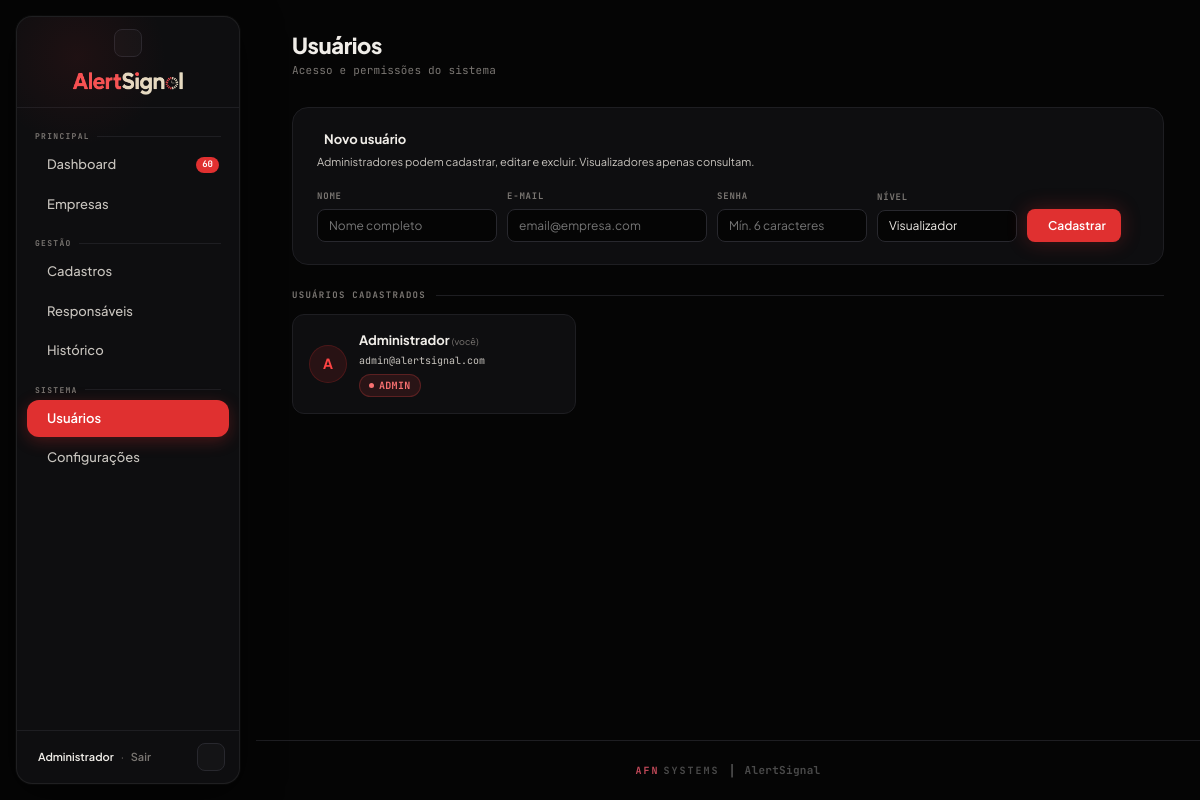
Page /usuarios (signed in) on the committed database.
### tables this page shows
CREATE TABLE usuarios (
            id        INTEGER PRIMARY KEY AUTOINCREMENT,
            nome      TEXT NOT NULL,
            email     TEXT UNIQUE NOT NULL,
            senha     TEXT NOT NULL,   -- armazenada como hash (bcrypt)
            ativo     INTEGER DEFAULT 1
        , nivel TEXT NOT NULL DEFAULT "admin");

### app.py (the view)
@app.route('/usuarios')
@admin_obrigatorio
def usuarios():
    conn = get_connection()
    lista = conn.execute('SELECT * FROM usuarios ORDER BY nome').fetchall()
    conn.close()
    return render_template('usuarios.html', usuarios=lista)

### app.py (called while the page is built)
def admin_obrigatorio(f):
    @wraps(f)
    def wrapper(*args, **kwargs):
        if 'usuario_id' not in session:
            return redirect(url_for('login'))
        if session.get('usuario_nivel') != 'admin':
            flash('Acesso restrito a administradores.', 'erro')
            return redirect(url_for('dashboard'))
        return f(*args, **kwargs)
    return wrapper

@app.context_processor
def inject_globals():
    urgentes_count = 0
    if 'usuario_id' in session:
        try:
            conn = get_connection()
            urgentes_count = conn.execute(
                "SELECT COUNT(*) FROM documentos d JOIN empresas e ON e.id=d.empresa_id "
                "WHERE d.status IN ('VENCIDO','RENOVAR') AND e.ativa=1"
            ).fetchone()[0]
            conn.close()
        except Exception:
            pass
    return {'now': datetime.now(), 'urgentes_count': urgentes_count}

### database.py (called while the page is built)
def get_connection():
    conn = sqlite3.connect(DB_PATH)
    conn.row_factory = sqlite3.Row
    return conn

### templates/usuarios.html (shortened to what this page needs)
{% extends 'layout.html' %}
{% set active = 'usuarios' %}
{% block page %}
<div class="pg-head">
  <h1>Usuários</h1>
  <div class="sub">Acesso e permissões do sistema</div>
</div>
<div class="form-card" style="margin-bottom:24px">
  <h3> Novo usuário</h3>
  <p>Administradores podem cadastrar, editar e excluir. Visualizadores apenas consultam.</p>
  <form method="POST" action="{{ url_for('usuario_novo') }}" style="display:flex;gap:10px;flex-wrap:wrap;align-items:flex-end">
    <div>
      <label style="font-size:9px;letter-spacing:.8px;text-transform:uppercase;color:var(--text3);display:block;margin-bottom:5px;font-family:'JetBrains Mono',monospace;font-weight:700">Nome</label>
      <input class="form-input" type="text" name="nome" placeholder="Nome completo" required style="width:180px">
    </div>
    <div>
      <label style="font-size:9px;letter-spacing:.8px;text-transform:uppercase;color:var(--text3);display:block;margin-bottom:5px;font-family:'JetBrains Mono',monospace;font-weight:700">E-mail</label>
      <input class="form-input" type="email" name="email" placeholder="email@empresa.com" required style="width:200px">
    </div>
    <div>
      <label style="font-size:9px;letter-spacing:.8px;text-transform:uppercase;color:var(--text3);display:block;margin-bottom:5px;font-family:'JetBrains Mono',monospace;font-weight:700">Senha</label>
      <input class="form-input" type="password" name="senha" placeholder="Mín. 6 caracteres" required style="width:150px">
    </div>
    <div>
      <label style="font-size:9px;letter-spacing:.8px;text-transform:uppercase;color:var(--text3);display:block;margin-bottom:5px;font-family:'JetBrains Mono',monospace;font-weight:700">Nível</label>
      <select class="form-input" name="nivel" style="width:140px">
        <option value="visualizador">Visualizador</option>
      </select>
    </div>
    <button type="submit" class="btn btn-primary"> Cadastrar</button>
  </form>
</div>
<div class="sec-head">Usuários cadastrados</div>
<div class="resp-grid">
  {% for u in usuarios %}
  <div class="resp-card" style="flex-direction:column;align-items:flex-start;gap:10px">
    <div style="display:flex;align-items:center;gap:12px;width:100%">
      <div class="resp-avatar" style="background:{{ 'var(--acc-dim)' if u.nivel == 'admin' else 'var(--ok-dim)' }};border-color:{{ 'rgba(224,48,48,0.2)' if u.nivel == 'admin' else 'rgba(16,185,129,0.2)' }};color:{{ 'var(--acc2)' if u.nivel == 'admin' else 'var(--ok)' }}">{{ u.nome[0]|upper }}</div>
      <div style="flex:1">
        <div class="resp-nome">{{ u.nome }}{% if u.id == session.get('usuario_id') %} <span style="font-size:9px;color:var(--text3);font-weight:400">(você)</span>{% endif %}</div>
        <div class="resp-email">{{ u.email }}</div>
        <div style="margin-top:4px"><span class="badge {{ 'badge-danger' if u.nivel == 'admin' else 'badge-ok' }}">{{ u.nivel }}</span></div>
      </div>
    </div>
  </div>
  {% endfor %}
</div>
{% endblock %}

### templates/layout.html (shortened to what this page needs)
{% extends 'base.html' %}
{% block content %}
<div class="app-shell">
  <nav class="sidebar" id="sidebar">
    <div class="sb-header">
      <div class="sb-toggle-btn" onclick="toggleSidebar()" title="Recolher menu">
      </div>
      <img src="{{ url_for('static', filename='img/logo.png') }}"
           alt="AlertSignal" class="sb-logo-full">
    </div>
    <div class="sb-nav">
      <div class="sb-group">Principal</div>
      <a href="{{ url_for('dashboard') }}"
         class="nav-item {% if active == 'dashboard' %}active{% endif %}"
         data-label="Dashboard">
        <span class="nav-label">Dashboard</span>
        {% if urgentes_count is defined and urgentes_count > 0 %}
        <span class="nav-badge">{{ urgentes_count }}</span>
        {% endif %}
      </a>
      <a href="{{ url_for('empresas') }}"
         class="nav-item {% if active == 'empresas' %}active{% endif %}"
         data-label="Empresas">
        <span class="nav-label">Empresas</span>
      </a>
      <div class="sb-group">Gestão</div>
      <a href="{{ url_for('cadastros') }}"
         class="nav-item {% if active == 'cadastros' %}active{% endif %}"
         data-label="Cadastros">
        <span class="nav-label">Cadastros</span>
      </a>
      <a href="{{ url_for('responsaveis') }}"
         class="nav-item {% if active == 'responsaveis' %}active{% endif %}"
         data-label="Responsáveis">
        <span class="nav-label">Responsáveis</span>
      </a>
      <a href="{{ url_for('historico') }}"
         class="nav-item {% if active == 'historico' %}active{% endif %}"
         data-label="Histórico">
        <span class="nav-label">Histórico</span>
      </a>
      {% if session.get('usuario_nivel') == 'admin' %}
      <div class="sb-group">Sistema</div>
      <a href="{{ url_for('usuarios') }}"
         class="nav-item {% if active == 'usuarios' %}active{% endif %}"
         data-label="Usuários">
        <span class="nav-label">Usuários</span>
      </a>
      <a href="{{ url_for('configuracoes') }}"
         class="nav-item {% if active == 'configuracoes' %}active{% endif %}"
         data-label="Configurações">
        <span class="nav-label">Configurações</span>
      </a>
      {% endif %}
    </div>
    <div class="sb-foot">
      <div class="sb-foot-expanded">
        <a href="{{ url_for('perfil') }}">{{ session.get('usuario_nome','') }}</a>
        <span class="sep">·</span>
        <a href="{{ url_for('logout') }}" style="color:var(--text3)">Sair</a>
        <div class="theme-toggle" onclick="toggleTheme()" title="Alternar tema">
        </div>
      </div>
    </div>
  </nav>
  <div class="main-area" id="main-area">
    <div class="main-scroll">
      {% block page %}{% endblock %}
    </div>
    <footer class="page-footer">
      <div class="pf-brand">
        <span class="pf-afn">AFN</span>
        <span class="pf-sys">SYSTEMS</span>
      </div>
      <span class="pf-pipe">|</span>
      <span class="pf-info">AlertSignal</span>
    </footer>
  </div>
</div>
{% endblock %}

### rows in the picture
usuarios: get "Administrador", nome "A", nome "Administrador", shows "(você)", email "admin@alertsignal.com", nivel "ADMIN"

### other values in the picture
{{ urgentes_count }} "60"
